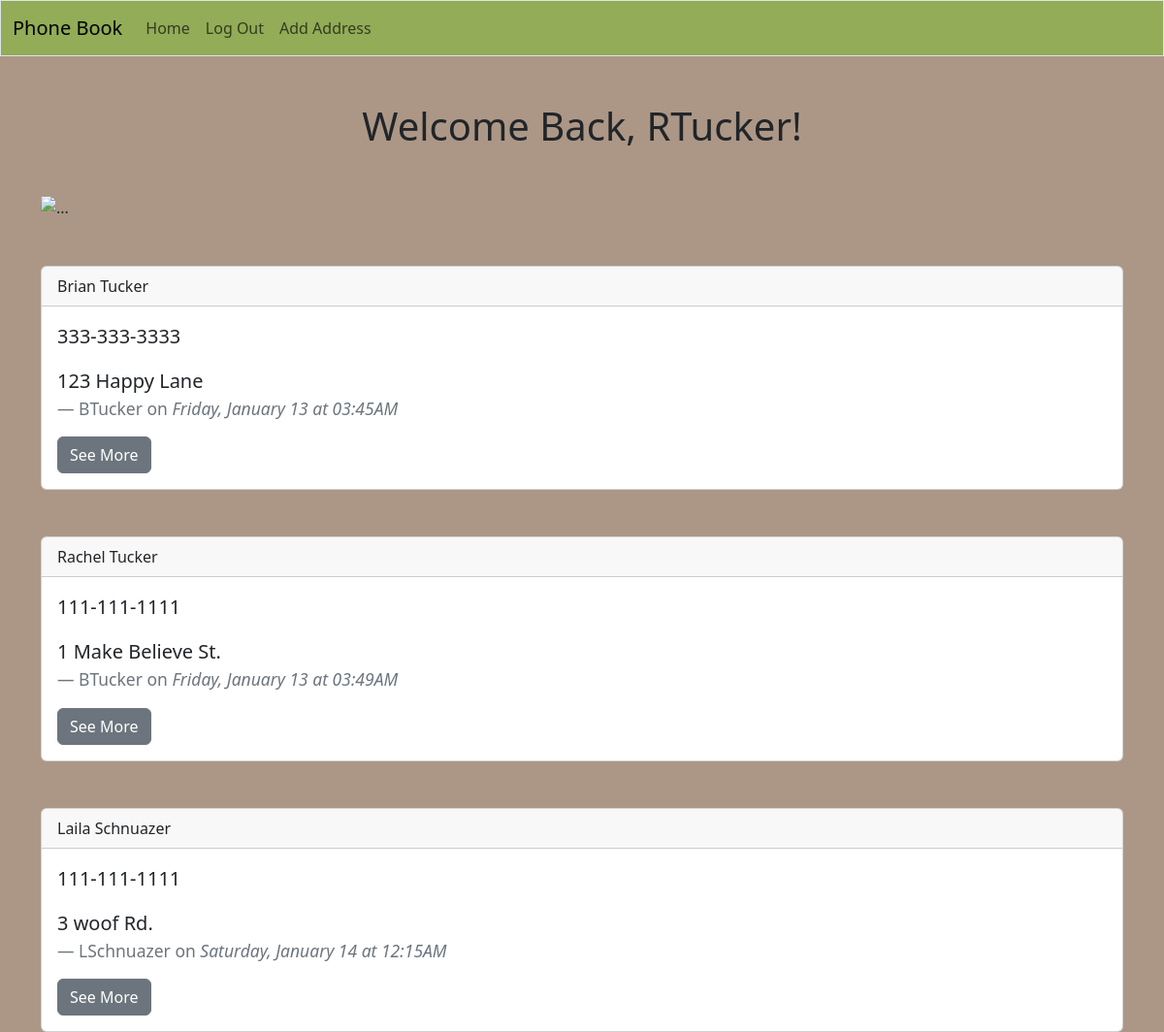
Screenshot of / (signed in) with the database file from the repository.
### app/models.py (models this page shows, shortened)
class User(db.Model, UserMixin):
    id = db.Column(db.Integer, primary_key=True)
    first_name = db.Column(db.String(50), nullable=False)
    last_name = db.Column(db.String(50), nullable=False)
    email = db.Column(db.String(50), nullable=False, unique=True)
    username = db.Column(db.String(50), nullable=False, unique=True)
    password = db.Column(db.String(256), nullable=False)
    date_created = db.Column(db.DateTime, nullable=False, default=datetime.utcnow)
    addresses = db.relationship('Address', backref='author', lazy='dynamic')

class Address(db.Model):
    id = db.Column(db.Integer, primary_key=True)
    first_name = db.Column(db.String(50), nullable=False)
    last_name = db.Column(db.String(50), nullable=False)
    phone_number = db.Column(db.String)
    address = db.Column(db.String)
    date_created=db.Column(db.DateTime, nullable=False, default=datetime.utcnow)
    user_id=db.Column(db.Integer, db.ForeignKey('user.id')) #references user(id)

### app/routes.py (the view)
@app.route('/')
def index():
    addresses = Address.query.all()
    return render_template('index.html', addresses=addresses)

### app/models.py (called while the page is built)
@login.user_loader
def load_user(user_id):
    return User.query.get(user_id)

### app/templates/index.html (shortened to what this page needs)
{% extends 'base.html' %}
{% block content %}
{% if current_user.is_authenticated %}
    <h1 class="text-center mt-5 mb-5">Welcome Back, {{ current_user.username }}!</h1>
    <img src="https://m.media-amazon.com/images/I/41pzwhOAL-L._AC_SY780_.jpg" class="mx-auto d-block" alt="...">
{% else %}
    <h1 class="text-center mt-5">Welcome to the Froggy Phone Book</h1>
    <img src="https://m.media-amazon.com/images/I/41pzwhOAL-L._AC_SY780_.jpg" class="mx-auto d-block mt-5" alt="...">
{% endif %}
{% for address in addresses %}
    <div class="card mt-5">
        <div class="card-header">
        {{ address.first_name }} {{ address.last_name }}
        </div>
        <div class="card-body">
        <blockquote class="blockquote mb-0">
            <p>{{ address.phone_number }}</p>
            <p>{{ address.address }}</p>
            <footer class="blockquote-footer">{{ address.author.username }} on
                <cite title="Source Title">{{ address.date_created.strftime('%A, %B %d at %I:%M%p') }}</cite>
            </footer>
        </blockquote>
        <a href="{{ url_for('get_address', address_id=address.id) }}" class="btn btn-secondary mt-3">See More</a>
        </div>
    </div>
{% endfor %}
{% endblock %}

### rows the page displays
User: username "RTucker"
Address: first_name "Brian", last_name "Tucker", phone_number "333-333-3333", address "123 Happy Lane", author.username "BTucker", date_created "Friday, January 13 at 03:45AM"
Address: first_name "Rachel", last_name "Tucker", phone_number "111-111-1111", address "1 Make Believe St.", author.username "BTucker", date_created "Friday, January 13 at 03:49AM"
Address: first_name "Laila", last_name "Schnuazer", phone_number "111-111-1111", address "3 woof Rd.", author.username "LSchnuazer", date_created "Saturday, January 14 at 12:15AM"
